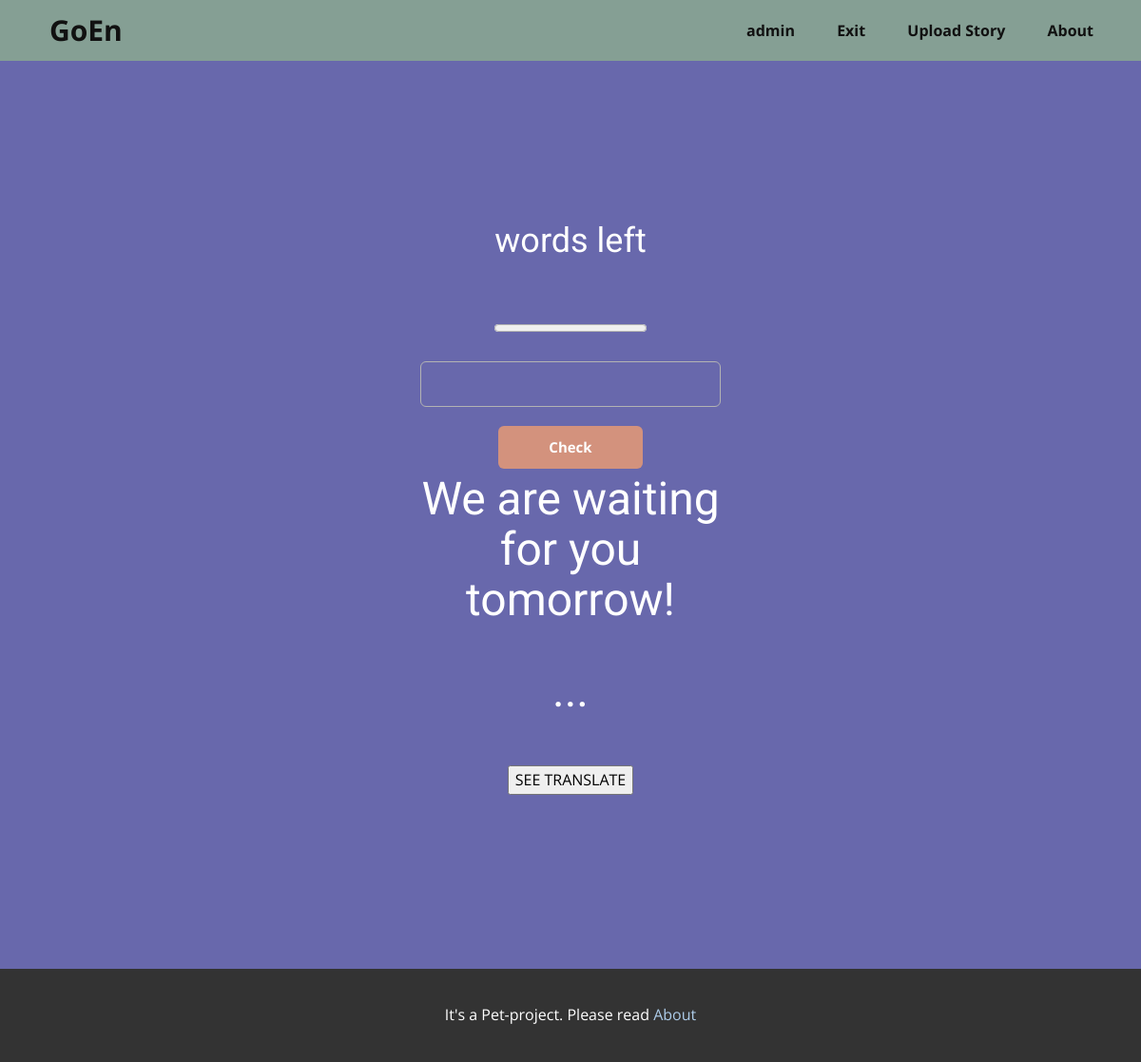
The page /learningWords/ (signed in) on the database as committed earlier.
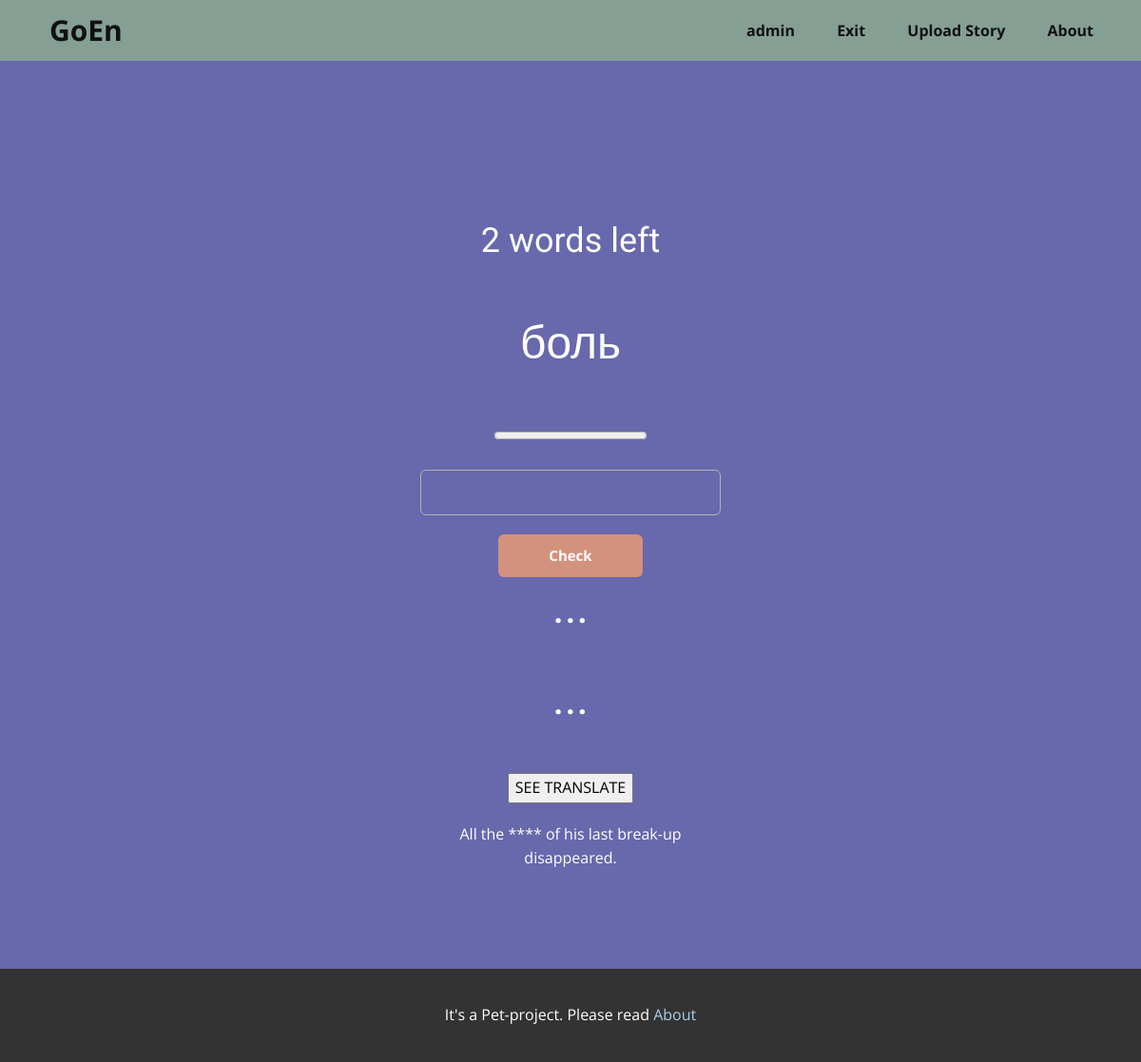
The same page on the database as committed later.
### goen/models.py (models this page shows, shortened)
class Word(models.Model):
    objects = models.Manager()
    wordOriginal = models.CharField(max_length=128)
    wordTranslate = models.CharField(max_length=128)
    wordDescription = models.TextField()
    story = models.ForeignKey(Story, on_delete=models.CASCADE)
    class Meta:
        db_table = 'words'

### goen/views.py (the view)
# urls.py: path('learningWords/', learning_words, name='learningWords'),
def learning_words(request):
    try:
        words_list = get_words_to_learn(request.user.pk)
        out = '...'
        out_color = 'white'
        answer = {'answer': '...'}
        word = words_list.first().learnWord
        progress = WordLearned.objects.filter(learnWord=word, learnPerson=request.user.pk)
        display_btn_next = 'none'
        if request.method == 'POST':
            out, out_color, display_btn_next = check_words(request, answer, words_list, word)
        return render(request, 'learningWords.html', {'inputAnswer': Answer(), 'word': word,
                                                      'answer': answer['answer'], 'out': out, 'color': out_color,
                                                      'progress': progress[0].count, 'amount': words_list.count(),
                                                      'display_btn_next': display_btn_next})
    except AttributeError:
        return render(request, 'learningWords.html', {'inputAnswer': Answer(), 'word': 'The words are over',
                                                      'answer': 'We are waiting for you tomorrow!',
                                                      'out': '...', 'color': 'white', 'progress': '0',
                                                      'display_btn_next': 'none'})

### goen/forms.py
class Answer(forms.Form):
    answer = forms.CharField(max_length=128, label='',
                             widget=forms.TextInput(attrs={'autofocus': True, 'class': CSS_CLASS}))

### goen/services.py (called while the page is built)
def get_words_to_learn(user_pk: int) -> QuerySet:
    return WordLearned.objects.filter(learnPerson=user_pk, nextDayLearn__lte=datetime.now().date()).exclude(
        is_learned=True)

### goen/templates/learningWords.html (shortened to what this page needs)
{% extends 'base.html' %}
{% load static %}
{% block link %}
<link rel="stylesheet" href="{% static 'css/learningWords.css' %}" media="screen"> {% endblock %}
{% block content %}
<section class="u-clearfix u-custom-color-1 u-section-1" id="sec-1ab0">
    <div class="u-clearfix u-sheet u-sheet-1">
        <h2 class="u-text u-text-default u-text-1">{{ amount }} words left</h2>
        <h1 class="u-text u-text-default u-text-2">{{ word.wordTranslate }}</h1>
        <div class="u-align-center-lg u-align-center-md u-align-center-sm u-align-center-xl u-form u-form-1">
            <div class="content_see">
                <progress value="{{ progress }}" max="8"></progress>
            </div>
            <form method="post" autocomplete="off">
                <div class="u-form-group u-form-name">
                    {{ inputAnswer.as_p }}
                </div>
                <input class="u-border-none u-btn u-btn-round u-button-style u-custom-color-3 u-hover-custom-color-4 u-radius-6 u-btn-2"
                       type="submit" value="Check">
            </form>
        </div>
        <br>
        <div class="u-align-center-lg u-align-center-md u-align-center-sm u-align-center-xl u-form u-form-2">
            <h1 class="u-text u-text-default u-text-3">{{ answer }}</h1>
            <h1 class="u-text u-text-default u-text-4" style="color:{{color}};">{{ out }}</h1>
            <br>
            <br>
            <form class="form__see_translate" method="post">
                <button class="btn__see"
                        name="seeTranslate" value="seeTranslate">SEE
                    TRANSLATE
                </button>
            </form>
            <p style="text-align:center;">{{ word.wordDescription }}</p>
        </div>
    </div>
</section>
{% endblock %}

Rows that differ between the two databases and show on the page:
added Word: wordTranslate "боль", wordDescription "All the **** of his last break-up disappeared."
Other text that changed with them:
{{ amount }}: (not shown) → "2"
{{ answer }}: "We are waiting for you tomorrow!" → "..."
